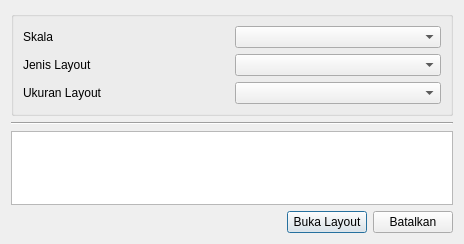
<?xml version="1.0" encoding="UTF-8"?>
<ui version="4.0">
 <class>LayoutDialog</class>
 <widget class="QDialog" name="LayoutDialog">
  <property name="geometry">
   <rect>
    <x>0</x>
    <y>0</y>
    <width>464</width>
    <height>244</height>
   </rect>
  </property>
  <property name="windowTitle">
   <string>Buat Layout</string>
  </property>
  <layout class="QVBoxLayout" name="verticalLayout_2">
   <item>
    <widget class="QGroupBox" name="groupBox">
     <property name="title">
      <string/>
     </property>
     <layout class="QVBoxLayout" name="verticalLayout">
      <item>
       <layout class="QHBoxLayout" name="horizontalLayout_4">
        <item>
         <widget class="QLabel" name="label_3">
          <property name="text">
           <string>Skala</string>
          </property>
         </widget>
        </item>
        <item>
         <widget class="QComboBox" name="cb_layout_scale"/>
        </item>
       </layout>
      </item>
      <item>
       <layout class="QHBoxLayout" name="horizontalLayout_2">
        <item>
         <widget class="QLabel" name="label">
          <property name="text">
           <string>Jenis Layout</string>
          </property>
         </widget>
        </item>
        <item>
         <widget class="QComboBox" name="cb_layout_type"/>
        </item>
       </layout>
      </item>
      <item>
       <layout class="QHBoxLayout" name="horizontalLayout_3">
        <item>
         <widget class="QLabel" name="label_2">
          <property name="text">
           <string>Ukuran Layout</string>
          </property>
         </widget>
        </item>
        <item>
         <widget class="QComboBox" name="cb_layout_size"/>
        </item>
       </layout>
      </item>
     </layout>
    </widget>
   </item>
   <item>
    <widget class="Line" name="line">
     <property name="orientation">
      <enum>Qt::Horizontal</enum>
     </property>
    </widget>
   </item>
   <item>
    <layout class="QHBoxLayout" name="horizontalLayout_5">
     <item>
      <widget class="QTableWidget" name="table_cetak">
       <property name="selectionMode">
        <enum>QAbstractItemView::SingleSelection</enum>
       </property>
       <property name="selectionBehavior">
        <enum>QAbstractItemView::SelectRows</enum>
       </property>
      </widget>
     </item>
    </layout>
   </item>
   <item>
    <layout class="QHBoxLayout" name="horizontalLayout_6">
     <item>
      <spacer name="horizontalSpacer">
       <property name="orientation">
        <enum>Qt::Horizontal</enum>
       </property>
       <property name="sizeHint" stdset="0">
        <size>
         <width>40</width>
         <height>20</height>
        </size>
       </property>
      </spacer>
     </item>
     <item>
      <widget class="QPushButton" name="btn_open_layout">
       <property name="text">
        <string>Buka Layout</string>
       </property>
      </widget>
     </item>
     <item>
      <widget class="QPushButton" name="btn_cancel">
       <property name="text">
        <string>Batalkan</string>
       </property>
      </widget>
     </item>
    </layout>
   </item>
  </layout>
 </widget>
 <resources/>
 <connections/>
</ui>
